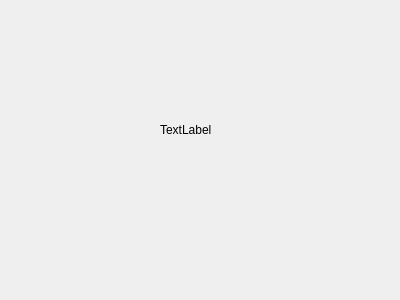
<?xml version="1.0" encoding="UTF-8"?>
<ui version="4.0">
 <class>DMenuBolas</class>
 <widget class="QDialog" name="DMenuBolas">
  <property name="geometry">
   <rect>
    <x>0</x>
    <y>0</y>
    <width>400</width>
    <height>300</height>
   </rect>
  </property>
  <property name="windowTitle">
   <string>Dialog</string>
  </property>
  <widget class="QLabel" name="lblNombreBola">
   <property name="geometry">
    <rect>
     <x>160</x>
     <y>120</y>
     <width>66</width>
     <height>19</height>
    </rect>
   </property>
   <property name="text">
    <string>TextLabel</string>
   </property>
  </widget>
 </widget>
 <resources/>
 <connections/>
</ui>
